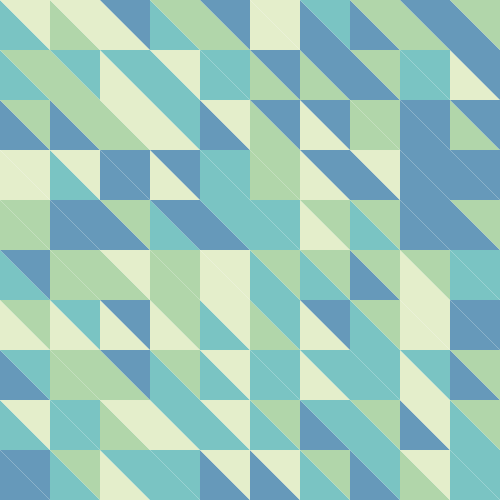
Frame 1 (no input)
Frame 60 (no input): identical to frame 1, image omitted
Frame 120 (the mouse pressed at the canvas centre since frame 60): identical to frame 1, image omitted

The p5.js sketch that drew this single still picture (run headless with seeded random() and noise() and a simulated clock; from frame 60 on, the mouse is pressed at the canvas centre):

// p5.js sketch
// ── sketch.js
var i = 50;
var col = ['#e4eecb', '#b1d6aa', '#7ac4c3', '#6699ba'];


function setup() {
  createCanvas (500,500);
  
  for(var x = 0; x < width; x+= i) {
    for(var y = 0; y < height; y += i) {
      
      noStroke();
      fill(color(random(col)))
      triangle (x, y, x, y+i, x+i, y+i);
      
      noStroke();
      fill(color(random(col)))
      triangle (x, y, x+i, y, x+i, y+i);
    }
  }
  
}

function draw() {
  
}
